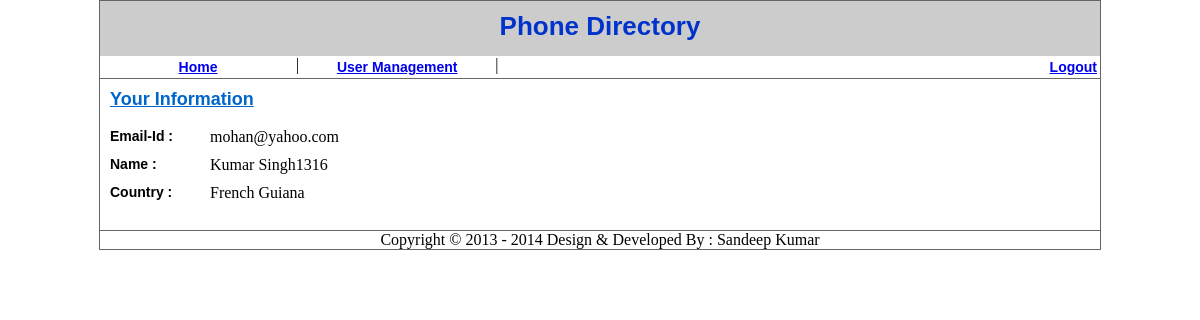
Page /admin/view.php?vid=2 on the committed database.
### tables this page shows
CREATE TABLE IF NOT EXISTS `tbl_signup` (
  `fld_id` int(11) NOT NULL AUTO_INCREMENT,
  `fld_userName` varchar(30) NOT NULL,
  `fld_password` varchar(50) NOT NULL,
  `fld_firstName` varchar(30) NOT NULL,
  `fld_lastName` varchar(30) NOT NULL,
  `fld_hno` varchar(30) NOT NULL,
  `fld_country` smallint(3) NOT NULL,
  `fld_state` varchar(30) NOT NULL,
  `fld_city` varchar(30) NOT NULL,
  `fld_pincode` varchar(8) NOT NULL,
  `fld_phoneNumber` varchar(12) NOT NULL,
  `fld_mobileNumber` varchar(12) NOT NULL,
  `fld_qualification` varchar(10) NOT NULL,
  `fld_dob` date NOT NULL,
  `fld_gender` char(4) NOT NULL,
  `fld_photo` varchar(30) NOT NULL,
  `fld_hobbies` varchar(20) NOT NULL,
  `fld_status` char(4) NOT NULL COMMENT '1 for Active & 0 for Inactive',
  `fld_addedDate` date NOT NULL,
  `fld_updateDate` date NOT NULL,
  PRIMARY KEY (`fld_id`)
);

CREATE TABLE IF NOT EXISTS `tbl_countries` (
  `country_id` smallint(6) NOT NULL AUTO_INCREMENT,
  `country` varchar(100) NOT NULL DEFAULT '',
  `country_ISD_code` char(3) NOT NULL DEFAULT '',
  `is_active` char(1) NOT NULL DEFAULT '0',
  `country_code` varchar(15) DEFAULT NULL,
  PRIMARY KEY (`country_id`)
);

### admin/view.php (the view, shortened to what this page needs)
<?php
include('connection.php');
if(!empty($_REQUEST['vid']) && $_REQUEST['vid'] > 0)
{
		$id = $_REQUEST['vid'];
		$sel = "SELECT fld_userName, fld_firstName, fld_lastName, fld_country FROM tbl_signup WHERE fld_id='$id'";
		$res = @mysqli_query($connect_db,$sel);
		$row = @mysqli_fetch_array($res,MYSQLI_BOTH);
		$email_id = $row['fld_userName'];
		$firstName = $row['fld_firstName'];
		$lastName = $row['fld_lastName'];
		$name = ucfirst($firstName).' '.ucfirst($lastName);
		$c_id = $row['fld_country'];
		$sel_query = "SELECT country FROM tbl_countries WHERE country_id='$c_id'";
		$result = @mysqli_query($connect_db,$sel_query);
		$row1 = @mysqli_fetch_array($result,MYSQLI_BOTH);
		$country = $row1['country'];
}
?>
<!DOCTYPE html PUBLIC "-//W3C//DTD XHTML 1.0 Transitional//EN" "http://www.w3.org/TR/xhtml1/DTD/xhtml1-transitional.dtd">
<html xmlns="http://www.w3.org/1999/xhtml">
<head>
<link rel="stylesheet" href="../commonincludes/css/style.css" type="text/css"/>
</head>
<body>
<div id="container">
		<?php include('includes/inc.inner-header.php'); ?>
		<div class="hLine"></div>
        <div class="p10">
                <div class="topTitle" style="text-decoration:underline;">Your Information</div>
                <div>&nbsp;</div>
                <div>
                    <div class="title2">Email-Id : </div>
                    <div><?=$email_id;?></div>
                </div>
                <div class="cBoth h10"></div>
                <div>
                    <div class="title2">Name : </div>
                    <div><?=$name;?></div>
                </div>
                <div class="cBoth h10"></div>
                <div>
                    <div class="title2">Country : </div>
                    <div><?=$country;?></div>
                </div>
                <div>&nbsp;</div>
        </div>
		<div class="hLine"></div>
		<?php include('includes/inc.footer.php');?>
</div>
</body>
</html>

### commonincludes/css/style.css (style rules this page uses)
body { margin:0px; padding:0px; }
#container { margin:0px auto; width:1000px; border:1px solid #666666; }
.hLine { height:1px; background-color:#666666; }
.cBoth { clear:both; }
.p10 { padding:10px; }
.h10 { height:10px; }
.topTitle { font-family:Arial, Helvetica, sans-serif; font-size:18px; font-weight:bold; color:#0066CC; }
.title2 { float:left; width:100px; font-family:Arial, Helvetica, sans-serif; font-size:14px; font-weight:bold; }

### rows in the picture
tbl_signup: fld_userName "mohan@yahoo.com", name "Kumar Singh1316"
tbl_countries: country "French Guiana"
